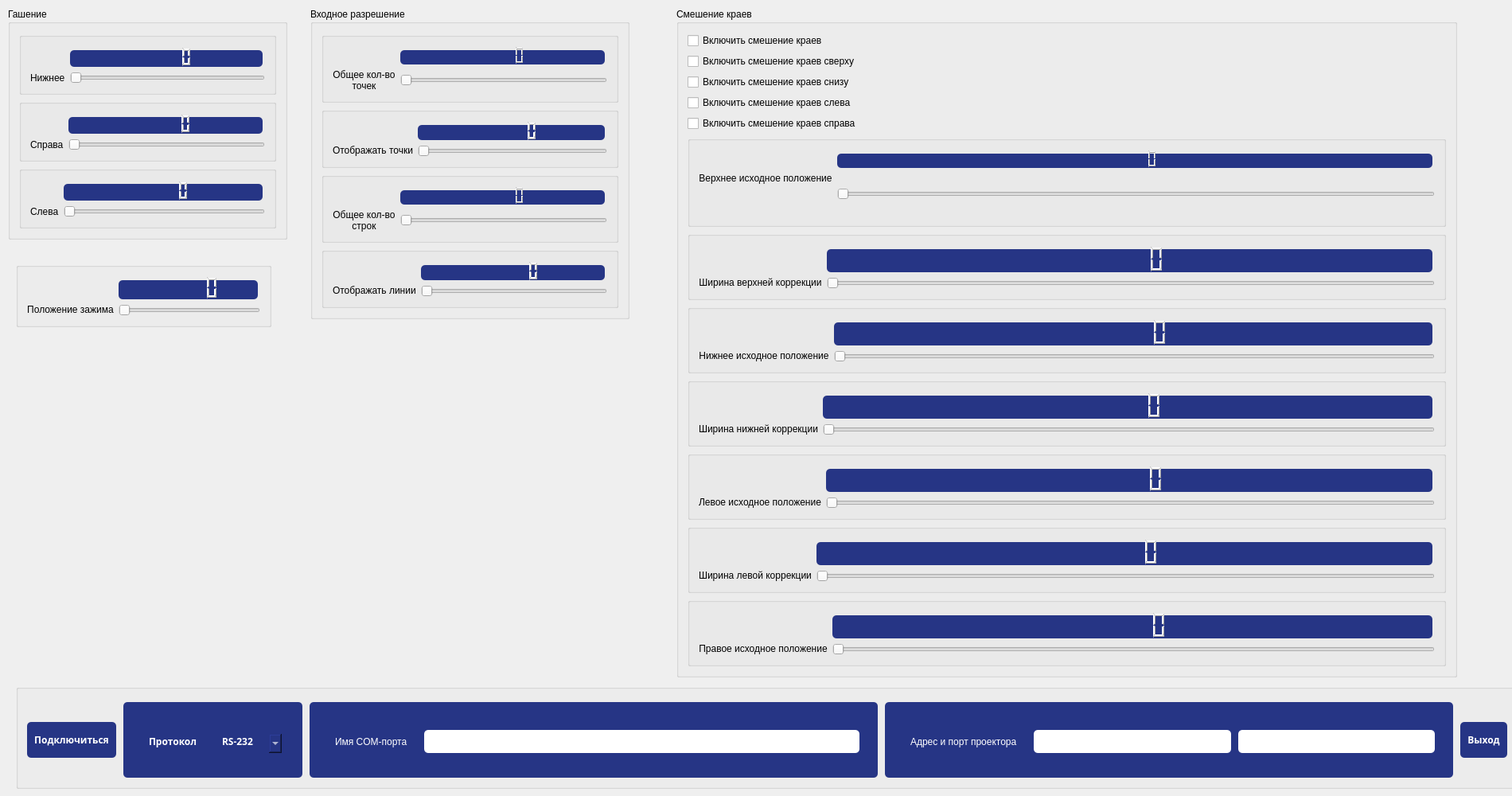
<?xml version="1.0" encoding="UTF-8"?>
<ui version="4.0">
 <class>MainWindow</class>
 <widget class="QMainWindow" name="MainWindow">
  <property name="geometry">
   <rect>
    <x>0</x>
    <y>0</y>
    <width>1900</width>
    <height>1000</height>
   </rect>
  </property>
  <property name="minimumSize">
   <size>
    <width>1900</width>
    <height>1000</height>
   </size>
  </property>
  <property name="maximumSize">
   <size>
    <width>1900</width>
    <height>1000</height>
   </size>
  </property>
  <property name="windowTitle">
   <string>Меню</string>
  </property>
  <property name="windowIcon">
   <iconset>
    <normaloff>img/Panasonic.jpg</normaloff>img/Panasonic.jpg</iconset>
  </property>
  <property name="styleSheet">
   <string notr="true"/>
  </property>
  <widget class="QWidget" name="centralWidget">
   <widget class="QGroupBox" name="mainMenu">
    <property name="geometry">
     <rect>
      <x>20</x>
      <y>860</y>
      <width>1891</width>
      <height>131</height>
     </rect>
    </property>
    <property name="title">
     <string/>
    </property>
    <layout class="QHBoxLayout" name="horizontalLayout">
     <item>
      <widget class="QPushButton" name="connectionButton">
       <property name="sizePolicy">
        <sizepolicy hsizetype="Maximum" vsizetype="Maximum">
         <horstretch>0</horstretch>
         <verstretch>0</verstretch>
        </sizepolicy>
       </property>
       <property name="maximumSize">
        <size>
         <width>1000</width>
         <height>50</height>
        </size>
       </property>
       <property name="font">
        <font>
         <family>Roboto Slab,serif</family>
         <weight>75</weight>
         <italic>false</italic>
         <bold>true</bold>
        </font>
       </property>
       <property name="styleSheet">
        <string notr="true">float:right;
margin-right: 3%;
margin-top: 5px;
border-radius: 5px;
	padding: 5px 9px;
	font-size: 1.2em;
	background-color: rgba(38, 53, 133, 1);
	border-bottom: 4 px solid rgb(255, 255, 255);
	color: white;
	font-family: 'Roboto Slab', serif;  

</string>
       </property>
       <property name="text">
        <string>Подключиться</string>
       </property>
      </widget>
     </item>
     <item>
      <widget class="QGroupBox" name="groupBox_2">
       <property name="styleSheet">
        <string notr="true">float:right;
margin-right: 3%;
margin-top: 5px;
border-radius: 5px;
	padding: 5px 9px;
	font-size: 1.2em;
	background-color: rgba(38, 53, 133, 1);
	border-bottom: 4 px solid rgb(255, 255, 255);
	color: white;
	font-family: 'Roboto Slab', serif;  
</string>
       </property>
       <property name="title">
        <string/>
       </property>
       <layout class="QHBoxLayout" name="horizontalLayout_2">
        <item>
         <widget class="QLabel" name="label">
          <property name="font">
           <font>
            <family>Roboto Slab,serif</family>
            <weight>75</weight>
            <bold>true</bold>
           </font>
          </property>
          <property name="styleSheet">
           <string notr="true">float:right;
margin-right: 3%;
margin-top: 5px;
border-radius: 5px;
	padding: 5px 9px;
	font-size: 1.2em;
	background-color: rgba(38, 53, 133, 1);
	border-bottom: 4 px solid rgb(255, 255, 255);
	color: white;
	font-family: 'Roboto Slab', serif;  
</string>
          </property>
          <property name="text">
           <string>&lt;html&gt;&lt;head/&gt;&lt;body&gt;&lt;p&gt;Протокол&lt;/p&gt;&lt;/body&gt;&lt;/html&gt;</string>
          </property>
         </widget>
        </item>
        <item>
         <widget class="QComboBox" name="protocol">
          <property name="font">
           <font>
            <family>Roboto Slab,serif</family>
            <weight>75</weight>
            <bold>true</bold>
           </font>
          </property>
          <item>
           <property name="text">
            <string>RS-232</string>
           </property>
          </item>
          <item>
           <property name="text">
            <string>Ethernet</string>
           </property>
          </item>
         </widget>
        </item>
       </layout>
      </widget>
     </item>
     <item>
      <widget class="QGroupBox" name="groupBox_3">
       <property name="styleSheet">
        <string notr="true">float:right;
margin-right: 3%;
margin-top: 5px;
border-radius: 5px;
	padding: 5px 9px;
	font-size: 1.2em;
	background-color: rgba(38, 53, 133, 1);
	border-bottom: 4 px solid rgb(255, 255, 255);
	color: white;
	font-family: 'Roboto Slab', serif;  
</string>
       </property>
       <property name="title">
        <string/>
       </property>
       <layout class="QHBoxLayout" name="horizontalLayout_3">
        <item>
         <widget class="QLabel" name="label_2">
          <property name="styleSheet">
           <string notr="true">float:right;
margin-right: 3%;
margin-top: 5px;
border-radius: 5px;
	padding: 5px 9px;
	font-size: 1.2em;
	background-color: rgba(38, 53, 133, 1);
	border-bottom: 4 px solid rgb(255, 255, 255);
	color: white;
	font-family: 'Roboto Slab', serif;  
</string>
          </property>
          <property name="text">
           <string>&lt;html&gt;&lt;head/&gt;&lt;body&gt;&lt;p&gt;Имя COM-порта&lt;/p&gt;&lt;/body&gt;&lt;/html&gt;</string>
          </property>
         </widget>
        </item>
        <item>
         <widget class="QLineEdit" name="comPort">
          <property name="font">
           <font>
            <family>Roboto Slab,serif</family>
            <weight>75</weight>
            <bold>true</bold>
           </font>
          </property>
          <property name="styleSheet">
           <string notr="true">float:right;
margin-right: 3%;
margin-top: 5px;
border-radius: 5px;
	padding: 5px 9px;
	font-size: 1.2em;
	background-color: rgba(255, 255, 255, 1);
	border-bottom: 4 px solid rgb(255, 255, 255);
	color: blue;
	font-family: 'Roboto Slab', serif;  </string>
          </property>
         </widget>
        </item>
       </layout>
      </widget>
     </item>
     <item>
      <widget class="QGroupBox" name="groupBox_4">
       <property name="styleSheet">
        <string notr="true">float:right;
margin-right: 3%;
margin-top: 5px;
border-radius: 5px;
	padding: 5px 9px;
	font-size: 1.2em;
	background-color: rgba(38, 53, 133, 1);
	border-bottom: 4 px solid rgb(255, 255, 255);
	color: white;
	font-family: 'Roboto Slab', serif;  
</string>
       </property>
       <property name="title">
        <string/>
       </property>
       <layout class="QHBoxLayout" name="horizontalLayout_4">
        <item>
         <widget class="QLabel" name="label_3">
          <property name="styleSheet">
           <string notr="true">float:right;
margin-right: 3%;
margin-top: 5px;
border-radius: 5px;
	padding: 5px 9px;
	font-size: 1.2em;
	background-color: rgba(38, 53, 133, 1);
	border-bottom: 4 px solid rgb(255, 255, 255);
	color: white;
	font-family: 'Roboto Slab', serif;  </string>
          </property>
          <property name="text">
           <string>&lt;html&gt;&lt;head/&gt;&lt;body&gt;&lt;p&gt;Адрес и порт проектора&lt;/p&gt;&lt;/body&gt;&lt;/html&gt;</string>
          </property>
         </widget>
        </item>
        <item>
         <widget class="QLineEdit" name="p_ipAdress">
          <property name="font">
           <font>
            <family>Roboto Slab,serif</family>
            <weight>75</weight>
            <bold>true</bold>
           </font>
          </property>
          <property name="styleSheet">
           <string notr="true">float:right;
margin-right: 3%;
margin-top: 5px;
border-radius: 5px;
	padding: 5px 9px;
	font-size: 1.2em;
	background-color: rgba(255, 255, 255, 1);
	border-bottom: 4 px solid rgb(255, 255, 255);
	color: blue;
	font-family: 'Roboto Slab', serif;  </string>
          </property>
         </widget>
        </item>
        <item>
         <widget class="QLineEdit" name="p_port">
          <property name="font">
           <font>
            <family>Roboto Slab,serif</family>
            <weight>75</weight>
            <bold>true</bold>
           </font>
          </property>
          <property name="styleSheet">
           <string notr="true">float:right;
margin-right: 3%;
margin-top: 5px;
border-radius: 5px;
	padding: 5px 9px;
	font-size: 1.2em;
	background-color: rgba(255, 255, 255, 1);
	border-bottom: 4 px solid rgb(255, 255, 255);
	color: blue;
	font-family: 'Roboto Slab', serif;  </string>
          </property>
         </widget>
        </item>
       </layout>
      </widget>
     </item>
     <item>
      <widget class="QPushButton" name="exitButton">
       <property name="sizePolicy">
        <sizepolicy hsizetype="Maximum" vsizetype="Maximum">
         <horstretch>0</horstretch>
         <verstretch>0</verstretch>
        </sizepolicy>
       </property>
       <property name="maximumSize">
        <size>
         <width>1000</width>
         <height>50</height>
        </size>
       </property>
       <property name="font">
        <font>
         <family>Roboto Slab,serif</family>
         <weight>75</weight>
         <italic>false</italic>
         <bold>true</bold>
        </font>
       </property>
       <property name="styleSheet">
        <string notr="true">float:right;
margin-right: 3%;
margin-top: 5px;
border-radius: 5px;
	padding: 5px 9px;
	font-size: 1.2em;
	background-color: rgba(38, 53, 133, 1);
	border-bottom: 4 px solid rgb(255, 255, 255);
	color: white;
	font-family: 'Roboto Slab', serif;  </string>
       </property>
       <property name="text">
        <string>Выход</string>
       </property>
      </widget>
     </item>
    </layout>
   </widget>
   <widget class="QGroupBox" name="groupBox_5">
    <property name="geometry">
     <rect>
      <x>10</x>
      <y>10</y>
      <width>351</width>
      <height>291</height>
     </rect>
    </property>
    <property name="title">
     <string>Гашение</string>
    </property>
    <layout class="QVBoxLayout" name="verticalLayout">
     <item>
      <widget class="QGroupBox" name="groupBox_6">
       <property name="title">
        <string/>
       </property>
       <layout class="QGridLayout" name="gridLayout">
        <item row="0" column="1">
         <widget class="QLCDNumber" name="lcdBL">
          <property name="styleSheet">
           <string notr="true">float:right;
margin-right: 3%;
margin-top: 5px;
border-radius: 5px;
	padding: 5px 9px;
	font-size: 1.2em;
	background-color: rgba(38, 53, 133, 1);
	border-bottom: 4 px solid rgb(255, 255, 255);
	color: white;
	font-family: 'Roboto Slab', serif;  
</string>
          </property>
         </widget>
        </item>
        <item row="1" column="0">
         <widget class="QLabel" name="label_4">
          <property name="text">
           <string>Нижнее</string>
          </property>
         </widget>
        </item>
        <item row="1" column="1">
         <widget class="QSlider" name="blankingLower">
          <property name="maximum">
           <number>120</number>
          </property>
          <property name="orientation">
           <enum>Qt::Horizontal</enum>
          </property>
         </widget>
        </item>
       </layout>
      </widget>
     </item>
     <item>
      <widget class="QGroupBox" name="groupBox_7">
       <property name="title">
        <string/>
       </property>
       <layout class="QGridLayout" name="gridLayout_2">
        <item row="0" column="1">
         <widget class="QLCDNumber" name="lcdBRi">
          <property name="styleSheet">
           <string notr="true">float:right;
margin-right: 3%;
margin-top: 5px;
border-radius: 5px;
	padding: 5px 9px;
	font-size: 1.2em;
	background-color: rgba(38, 53, 133, 1);
	border-bottom: 4 px solid rgb(255, 255, 255);
	color: white;
	font-family: 'Roboto Slab', serif;  
</string>
          </property>
         </widget>
        </item>
        <item row="1" column="0">
         <widget class="QLabel" name="label_5">
          <property name="text">
           <string>Справа</string>
          </property>
         </widget>
        </item>
        <item row="1" column="1">
         <widget class="QSlider" name="blankingRight">
          <property name="maximum">
           <number>192</number>
          </property>
          <property name="orientation">
           <enum>Qt::Horizontal</enum>
          </property>
         </widget>
        </item>
       </layout>
      </widget>
     </item>
     <item>
      <widget class="QGroupBox" name="groupBox_8">
       <property name="title">
        <string/>
       </property>
       <layout class="QGridLayout" name="gridLayout_3">
        <item row="0" column="1">
         <widget class="QLCDNumber" name="lcdBLe">
          <property name="styleSheet">
           <string notr="true">float:right;
margin-right: 3%;
margin-top: 5px;
border-radius: 5px;
	padding: 5px 9px;
	font-size: 1.2em;
	background-color: rgba(38, 53, 133, 1);
	border-bottom: 4 px solid rgb(255, 255, 255);
	color: white;
	font-family: 'Roboto Slab', serif;  
</string>
          </property>
         </widget>
        </item>
        <item row="1" column="0">
         <widget class="QLabel" name="label_6">
          <property name="text">
           <string>Слева</string>
          </property>
         </widget>
        </item>
        <item row="1" column="1">
         <widget class="QSlider" name="blankingLeft">
          <property name="styleSheet">
           <string notr="true"/>
          </property>
          <property name="maximum">
           <number>120</number>
          </property>
          <property name="orientation">
           <enum>Qt::Horizontal</enum>
          </property>
         </widget>
        </item>
       </layout>
      </widget>
     </item>
    </layout>
   </widget>
   <widget class="QGroupBox" name="groupBox_9">
    <property name="geometry">
     <rect>
      <x>390</x>
      <y>10</y>
      <width>401</width>
      <height>391</height>
     </rect>
    </property>
    <property name="title">
     <string>Входное разрешение</string>
    </property>
    <layout class="QVBoxLayout" name="verticalLayout_2">
     <item>
      <widget class="QGroupBox" name="groupBox_10">
       <property name="title">
        <string/>
       </property>
       <layout class="QGridLayout" name="gridLayout_4">
        <item row="0" column="1">
         <widget class="QLCDNumber" name="lcdiRTD">
          <property name="styleSheet">
           <string notr="true">float:right;
margin-right: 3%;
margin-top: 5px;
border-radius: 5px;
	padding: 5px 9px;
	font-size: 1.2em;
	background-color: rgba(38, 53, 133, 1);
	border-bottom: 4 px solid rgb(255, 255, 255);
	color: white;
	font-family: 'Roboto Slab', serif;  
</string>
          </property>
         </widget>
        </item>
        <item row="1" column="0">
         <widget class="QLabel" name="label_7">
          <property name="text">
           <string>&lt;html&gt;&lt;head/&gt;&lt;body&gt;&lt;p align=&quot;center&quot;&gt;Общее кол-во&lt;br/&gt;точек&lt;/p&gt;&lt;/body&gt;&lt;/html&gt;</string>
          </property>
         </widget>
        </item>
        <item row="1" column="1">
         <widget class="QSlider" name="inRes_TotalDots">
          <property name="minimum">
           <number>530</number>
          </property>
          <property name="maximum">
           <number>4095</number>
          </property>
          <property name="orientation">
           <enum>Qt::Horizontal</enum>
          </property>
         </widget>
        </item>
       </layout>
      </widget>
     </item>
     <item>
      <widget class="QGroupBox" name="groupBox_11">
       <property name="title">
        <string/>
       </property>
       <layout class="QGridLayout" name="gridLayout_5">
        <item row="0" column="1">
         <widget class="QLCDNumber" name="lcdiRDD">
          <property name="styleSheet">
           <string notr="true">float:right;
margin-right: 3%;
margin-top: 5px;
border-radius: 5px;
	padding: 5px 9px;
	font-size: 1.2em;
	background-color: rgba(38, 53, 133, 1);
	border-bottom: 4 px solid rgb(255, 255, 255);
	color: white;
	font-family: 'Roboto Slab', serif;  
</string>
          </property>
         </widget>
        </item>
        <item row="1" column="0">
         <widget class="QLabel" name="label_8">
          <property name="text">
           <string>&lt;html&gt;&lt;head/&gt;&lt;body&gt;&lt;p&gt;Отображать точки&lt;/p&gt;&lt;/body&gt;&lt;/html&gt;</string>
          </property>
         </widget>
        </item>
        <item row="1" column="1">
         <widget class="QSlider" name="inRes_DisplayDots">
          <property name="minimum">
           <number>500</number>
          </property>
          <property name="maximum">
           <number>2017</number>
          </property>
          <property name="orientation">
           <enum>Qt::Horizontal</enum>
          </property>
         </widget>
        </item>
       </layout>
      </widget>
     </item>
     <item>
      <widget class="QGroupBox" name="groupBox_12">
       <property name="title">
        <string/>
       </property>
       <layout class="QGridLayout" name="gridLayout_6">
        <item row="0" column="1">
         <widget class="QLCDNumber" name="lcdiRTL">
          <property name="styleSheet">
           <string notr="true">float:right;
margin-right: 3%;
margin-top: 5px;
border-radius: 5px;
	padding: 5px 9px;
	font-size: 1.2em;
	background-color: rgba(38, 53, 133, 1);
	border-bottom: 4 px solid rgb(255, 255, 255);
	color: white;
	font-family: 'Roboto Slab', serif;  
</string>
          </property>
         </widget>
        </item>
        <item row="1" column="0">
         <widget class="QLabel" name="label_9">
          <property name="text">
           <string>&lt;html&gt;&lt;head/&gt;&lt;body&gt;&lt;p align=&quot;center&quot;&gt;Общее кол-во&lt;br/&gt;строк&lt;/p&gt;&lt;/body&gt;&lt;/html&gt;</string>
          </property>
         </widget>
        </item>
        <item row="1" column="1">
         <widget class="QSlider" name="inRes_TotalLines">
          <property name="styleSheet">
           <string notr="true"/>
          </property>
          <property name="minimum">
           <number>410</number>
          </property>
          <property name="maximum">
           <number>2047</number>
          </property>
          <property name="orientation">
           <enum>Qt::Horizontal</enum>
          </property>
         </widget>
        </item>
       </layout>
      </widget>
     </item>
     <item>
      <widget class="QGroupBox" name="groupBox_13">
       <property name="title">
        <string/>
       </property>
       <layout class="QGridLayout" name="gridLayout_7">
        <item row="1" column="0">
         <widget class="QLabel" name="label_10">
          <property name="text">
           <string>&lt;html&gt;&lt;head/&gt;&lt;body&gt;&lt;p&gt;Отображать линии&lt;/p&gt;&lt;/body&gt;&lt;/html&gt;</string>
          </property>
         </widget>
        </item>
        <item row="0" column="1">
         <widget class="QLCDNumber" name="lcdiRDL">
          <property name="styleSheet">
           <string notr="true">float:right;
margin-right: 3%;
margin-top: 5px;
border-radius: 5px;
	padding: 5px 9px;
	font-size: 1.2em;
	background-color: rgba(38, 53, 133, 1);
	border-bottom: 4 px solid rgb(255, 255, 255);
	color: white;
	font-family: 'Roboto Slab', serif;  
</string>
          </property>
         </widget>
        </item>
        <item row="1" column="1">
         <widget class="QSlider" name="inRes_DisplayLines">
          <property name="styleSheet">
           <string notr="true"/>
          </property>
          <property name="minimum">
           <number>400</number>
          </property>
          <property name="maximum">
           <number>2037</number>
          </property>
          <property name="orientation">
           <enum>Qt::Horizontal</enum>
          </property>
         </widget>
        </item>
       </layout>
      </widget>
     </item>
    </layout>
   </widget>
   <widget class="QGroupBox" name="groupBox_14">
    <property name="geometry">
     <rect>
      <x>20</x>
      <y>330</y>
      <width>321</width>
      <height>81</height>
     </rect>
    </property>
    <property name="title">
     <string/>
    </property>
    <layout class="QGridLayout" name="gridLayout_8">
     <item row="0" column="1">
      <widget class="QLCDNumber" name="lcdCP">
       <property name="styleSheet">
        <string notr="true">float:right;
margin-right: 3%;
margin-top: 5px;
border-radius: 5px;
	padding: 5px 9px;
	font-size: 1.2em;
	background-color: rgba(38, 53, 133, 1);
	border-bottom: 4 px solid rgb(255, 255, 255);
	color: white;
	font-family: 'Roboto Slab', serif;  
</string>
       </property>
      </widget>
     </item>
     <item row="1" column="0">
      <widget class="QLabel" name="label_11">
       <property name="text">
        <string>&lt;html&gt;&lt;head/&gt;&lt;body&gt;&lt;p align=&quot;center&quot;&gt;Положение зажима&lt;/p&gt;&lt;/body&gt;&lt;/html&gt;</string>
       </property>
      </widget>
     </item>
     <item row="1" column="1">
      <widget class="QSlider" name="clampPos">
       <property name="minimum">
        <number>1</number>
       </property>
       <property name="maximum">
        <number>255</number>
       </property>
       <property name="value">
        <number>1</number>
       </property>
       <property name="orientation">
        <enum>Qt::Horizontal</enum>
       </property>
      </widget>
     </item>
    </layout>
   </widget>
   <widget class="QGroupBox" name="groupBox">
    <property name="geometry">
     <rect>
      <x>850</x>
      <y>10</y>
      <width>981</width>
      <height>841</height>
     </rect>
    </property>
    <property name="title">
     <string>Смешение краев</string>
    </property>
    <layout class="QGridLayout" name="gridLayout_15">
     <item row="0" column="0">
      <widget class="QCheckBox" name="checkBox_BE">
       <property name="text">
        <string>Включить смешение краев</string>
       </property>
      </widget>
     </item>
     <item row="10" column="0">
      <widget class="QGroupBox" name="groupBox_19">
       <property name="title">
        <string/>
       </property>
       <layout class="QGridLayout" name="gridLayout_13">
        <item row="1" column="0">
         <widget class="QLabel" name="label_16">
          <property name="text">
           <string>&lt;html&gt;&lt;head/&gt;&lt;body&gt;&lt;p align=&quot;center&quot;&gt;Левое исходное положение&lt;/p&gt;&lt;/body&gt;&lt;/html&gt;</string>
          </property>
         </widget>
        </item>
        <item row="0" column="1">
         <widget class="QLCDNumber" name="lcdEB_LSPP">
          <property name="styleSheet">
           <string notr="true">float:right;
margin-right: 3%;
margin-top: 5px;
border-radius: 5px;
	padding: 5px 9px;
	font-size: 1.2em;
	background-color: rgba(38, 53, 133, 1);
	border-bottom: 4 px solid rgb(255, 255, 255);
	color: white;
	font-family: 'Roboto Slab', serif;  
</string>
          </property>
         </widget>
        </item>
        <item row="1" column="1">
         <widget class="QSlider" name="edgeBlend_LSPP">
          <property name="styleSheet">
           <string notr="true"/>
          </property>
          <property name="minimum">
           <number>0</number>
          </property>
          <property name="maximum">
           <number>1366</number>
          </property>
          <property name="value">
           <number>0</number>
          </property>
          <property name="orientation">
           <enum>Qt::Horizontal</enum>
          </property>
         </widget>
        </item>
       </layout>
      </widget>
     </item>
     <item row="9" column="0">
      <widget class="QGroupBox" name="groupBox_18">
       <property name="title">
        <string/>
       </property>
       <layout class="QGridLayout" name="gridLayout_12">
        <item row="1" column="0">
         <widget class="QLabel" name="label_15">
          <property name="text">
           <string>&lt;html&gt;&lt;head/&gt;&lt;body&gt;&lt;p align=&quot;center&quot;&gt;Ширина нижней коррекции&lt;/p&gt;&lt;/body&gt;&lt;/html&gt;</string>
          </property>
         </widget>
        </item>
        <item row="0" column="1">
         <widget class="QLCDNumber" name="lcdEB_LCW">
          <property name="styleSheet">
           <string notr="true">float:right;
margin-right: 3%;
margin-top: 5px;
border-radius: 5px;
	padding: 5px 9px;
	font-size: 1.2em;
	background-color: rgba(38, 53, 133, 1);
	border-bottom: 4 px solid rgb(255, 255, 255);
	color: white;
	font-family: 'Roboto Slab', serif;  
</string>
          </property>
         </widget>
        </item>
        <item row="1" column="1">
         <widget class="QSlider" name="edgeBlend_LCW">
          <property name="styleSheet">
           <string notr="true"/>
          </property>
          <property name="minimum">
           <number>0</number>
          </property>
          <property name="maximum">
           <number>768</number>
          </property>
          <property name="value">
           <number>0</number>
          </property>
          <property name="orientation">
           <enum>Qt::Horizontal</enum>
          </property>
         </widget>
        </item>
       </layout>
      </widget>
     </item>
     <item row="7" column="0">
      <widget class="QGroupBox" name="groupBox_16">
       <property name="title">
        <string/>
       </property>
       <layout class="QGridLayout" name="gridLayout_10">
        <item row="1" column="0">
         <widget class="QLabel" name="label_13">
          <property name="text">
           <string>&lt;html&gt;&lt;head/&gt;&lt;body&gt;&lt;p align=&quot;center&quot;&gt;Ширина верхней коррекции&lt;/p&gt;&lt;/body&gt;&lt;/html&gt;</string>
          </property>
         </widget>
        </item>
        <item row="0" column="1">
         <widget class="QLCDNumber" name="lcdEB_UCW">
          <property name="styleSheet">
           <string notr="true">float:right;
margin-right: 3%;
margin-top: 5px;
border-radius: 5px;
	padding: 5px 9px;
	font-size: 1.2em;
	background-color: rgba(38, 53, 133, 1);
	border-bottom: 4 px solid rgb(255, 255, 255);
	color: white;
	font-family: 'Roboto Slab', serif;  
</string>
          </property>
         </widget>
        </item>
        <item row="1" column="1">
         <widget class="QSlider" name="edgeBlend_UCW">
          <property name="styleSheet">
           <string notr="true"/>
          </property>
          <property name="minimum">
           <number>0</number>
          </property>
          <property name="maximum">
           <number>768</number>
          </property>
          <property name="value">
           <number>0</number>
          </property>
          <property name="orientation">
           <enum>Qt::Horizontal</enum>
          </property>
         </widget>
        </item>
       </layout>
      </widget>
     </item>
     <item row="1" column="0">
      <widget class="QCheckBox" name="checkBox_EB_Up">
       <property name="text">
        <string>Включить смешение краев сверху</string>
       </property>
      </widget>
     </item>
     <item row="6" column="0">
      <widget class="QGroupBox" name="groupBox_15">
       <property name="title">
        <string/>
       </property>
       <layout class="QGridLayout" name="gridLayout_9">
        <item row="0" column="1">
         <widget class="QLCDNumber" name="lcdEB_USP">
          <property name="styleSheet">
           <string notr="true">float:right;
margin-right: 3%;
margin-top: 5px;
border-radius: 5px;
	padding: 5px 9px;
	font-size: 1.2em;
	background-color: rgba(38, 53, 133, 1);
	border-bottom: 4 px solid rgb(255, 255, 255);
	color: white;
	font-family: 'Roboto Slab', serif;  
</string>
          </property>
         </widget>
        </item>
        <item row="1" column="0">
         <widget class="QLabel" name="label_12">
          <property name="text">
           <string>&lt;html&gt;&lt;head/&gt;&lt;body&gt;&lt;p align=&quot;center&quot;&gt;Верхнее исходное положение&lt;/p&gt;&lt;p align=&quot;center&quot;&gt;&lt;br/&gt;&lt;/p&gt;&lt;/body&gt;&lt;/html&gt;</string>
          </property>
         </widget>
        </item>
        <item row="1" column="1">
         <widget class="QSlider" name="edgeBlend_USP">
          <property name="styleSheet">
           <string notr="true"/>
          </property>
          <property name="minimum">
           <number>0</number>
          </property>
          <property name="maximum">
           <number>768</number>
          </property>
          <property name="value">
           <number>0</number>
          </property>
          <property name="orientation">
           <enum>Qt::Horizontal</enum>
          </property>
         </widget>
        </item>
       </layout>
      </widget>
     </item>
     <item row="3" column="0">
      <widget class="QCheckBox" name="checkBox_EB_Lo">
       <property name="text">
        <string>Включить смешение краев снизу</string>
       </property>
      </widget>
     </item>
     <item row="5" column="0">
      <widget class="QCheckBox" name="checkBox_EB_Ri">
       <property name="text">
        <string>Включить смешение краев справа</string>
       </property>
      </widget>
     </item>
     <item row="8" column="0">
      <widget class="QGroupBox" name="groupBox_17">
       <property name="title">
        <string/>
       </property>
       <layout class="QGridLayout" name="gridLayout_11">
        <item row="1" column="0">
         <widget class="QLabel" name="label_14">
          <property name="text">
           <string>&lt;html&gt;&lt;head/&gt;&lt;body&gt;&lt;p align=&quot;center&quot;&gt;Нижнее исходное положение&lt;/p&gt;&lt;/body&gt;&lt;/html&gt;</string>
          </property>
         </widget>
        </item>
        <item row="0" column="1">
         <widget class="QLCDNumber" name="lcdEB_LSP">
          <property name="styleSheet">
           <string notr="true">float:right;
margin-right: 3%;
margin-top: 5px;
border-radius: 5px;
	padding: 5px 9px;
	font-size: 1.2em;
	background-color: rgba(38, 53, 133, 1);
	border-bottom: 4 px solid rgb(255, 255, 255);
	color: white;
	font-family: 'Roboto Slab', serif;  
</string>
          </property>
         </widget>
        </item>
        <item row="1" column="1">
         <widget class="QSlider" name="edgeBlend_LSP">
          <property name="styleSheet">
           <string notr="true"/>
          </property>
          <property name="minimum">
           <number>0</number>
          </property>
          <property name="maximum">
           <number>768</number>
          </property>
          <property name="value">
           <number>0</number>
          </property>
          <property name="orientation">
           <enum>Qt::Horizontal</enum>
          </property>
         </widget>
        </item>
       </layout>
      </widget>
     </item>
     <item row="11" column="0">
      <widget class="QGroupBox" name="groupBox_20">
       <property name="title">
        <string/>
       </property>
       <layout class="QGridLayout" name="gridLayout_14">
        <item row="1" column="0">
         <widget class="QLabel" name="label_17">
          <property name="text">
           <string>&lt;html&gt;&lt;head/&gt;&lt;body&gt;&lt;p align=&quot;center&quot;&gt;Ширина левой коррекции&lt;/p&gt;&lt;/body&gt;&lt;/html&gt;</string>
          </property>
         </widget>
        </item>
        <item row="0" column="1">
         <widget class="QLCDNumber" name="lcdEB_LeCW">
          <property name="styleSheet">
           <string notr="true">float:right;
margin-right: 3%;
margin-top: 5px;
border-radius: 5px;
	padding: 5px 9px;
	font-size: 1.2em;
	background-color: rgba(38, 53, 133, 1);
	border-bottom: 4 px solid rgb(255, 255, 255);
	color: white;
	font-family: 'Roboto Slab', serif;  
</string>
          </property>
         </widget>
        </item>
        <item row="1" column="1">
         <widget class="QSlider" name="edgeBlend_LeCW">
          <property name="styleSheet">
           <string notr="true"/>
          </property>
          <property name="minimum">
           <number>0</number>
          </property>
          <property name="maximum">
           <number>1366</number>
          </property>
          <property name="value">
           <number>0</number>
          </property>
          <property name="orientation">
           <enum>Qt::Horizontal</enum>
          </property>
         </widget>
        </item>
       </layout>
      </widget>
     </item>
     <item row="4" column="0">
      <widget class="QCheckBox" name="checkBox_EB_Le">
       <property name="text">
        <string>Включить смешение краев слева</string>
       </property>
      </widget>
     </item>
     <item row="12" column="0">
      <widget class="QGroupBox" name="groupBox_21">
       <property name="title">
        <string/>
       </property>
       <layout class="QGridLayout" name="gridLayout_16">
        <item row="1" column="0">
         <widget class="QLabel" name="label_18">
          <property name="text">
           <string>&lt;html&gt;&lt;head/&gt;&lt;body&gt;&lt;p align=&quot;center&quot;&gt;Правое исходное положение&lt;/p&gt;&lt;/body&gt;&lt;/html&gt;</string>
          </property>
         </widget>
        </item>
        <item row="0" column="1">
         <widget class="QLCDNumber" name="lcdEB_RSP">
          <property name="styleSheet">
           <string notr="true">float:right;
margin-right: 3%;
margin-top: 5px;
border-radius: 5px;
	padding: 5px 9px;
	font-size: 1.2em;
	background-color: rgba(38, 53, 133, 1);
	border-bottom: 4 px solid rgb(255, 255, 255);
	color: white;
	font-family: 'Roboto Slab', serif;  
</string>
          </property>
         </widget>
        </item>
        <item row="1" column="1">
         <widget class="QSlider" name="edgeBlend_RSP">
          <property name="styleSheet">
           <string notr="true"/>
          </property>
          <property name="minimum">
           <number>0</number>
          </property>
          <property name="maximum">
           <number>1366</number>
          </property>
          <property name="value">
           <number>0</number>
          </property>
          <property name="orientation">
           <enum>Qt::Horizontal</enum>
          </property>
         </widget>
        </item>
       </layout>
      </widget>
     </item>
    </layout>
   </widget>
  </widget>
 </widget>
 <layoutdefault spacing="6" margin="11"/>
 <resources/>
 <connections/>
</ui>
